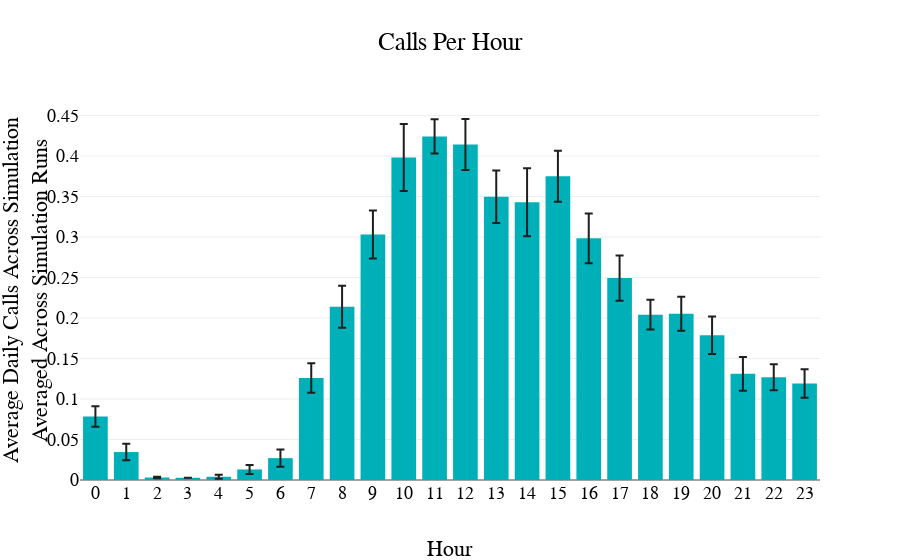

Notebook cell for this chart:
### Code cell
_job_count_calculation.plot_hourly_call_counts(call_df, params_df, average_per_hour=True, use_poppins=True)

### Figure 1 — Plotly figure (JSON) as saved in the notebook; plotly's stock layout.template omitted (floating-point values rounded to 4 significant figures)
{"data": [{"alignmentgroup": "True", "error_y": {"array": [0.01267, 0.01011, 0.0009686, 0, 0.002559, 0.00547, 0.01053, 0.01821, 0.02588, 0.0297, 0.04134, 0.02117, 0.03155, 0.03234, 0.04203, 0.03152, 0.0307, 0.02802, 0.01838, 0.02101, 0.02323, 0.02087, 0.01608, 0.0177], "color": "#1F1F1F"}, "hovertemplate": "Hour=%{x}<br>Average Daily Calls Across Simulation<br>Averaged Across Simulation Runs=%{y}<extra></extra>", "legendgroup": "", "marker": {"color": "#00B0B9", "pattern": {"shape": ""}}, "name": "", "offsetgroup": "", "orientation": "v", "showlegend": false, "textposition": "auto", "type": "bar", "x": [0, 1, 2, 3, 4, 5, 6, 7, 8, 9, 10, 11, 12, 13, 14, 15, 16, 17, 18, 19, 20, 21, 22, 23], "xaxis": "x", "y": [0.07849, 0.03452, 0.003082, 0.00274, 0.003985, 0.01301, 0.02699, 0.1259, 0.214, 0.3032, 0.3984, 0.4242, 0.4142, 0.3499, 0.3429, 0.3752, 0.2985, 0.2493, 0.2041, 0.2053, 0.1788, 0.1311, 0.127, 0.1192], "yaxis": "y"}], "layout": {"barmode": "relative", "font": {"color": "black", "family": "Poppins", "size": 18}, "legend": {"tracegroupgap": 0}, "title": {"text": "Calls Per Hour"}, "xaxis": {"anchor": "y", "domain": [0, 1], "dtick": 1, "title": {"text": "Hour"}}, "yaxis": {"anchor": "x", "domain": [0, 1], "title": {"text": "Average Daily Calls Across Simulation<br>Averaged Across Simulation Runs"}}}}
